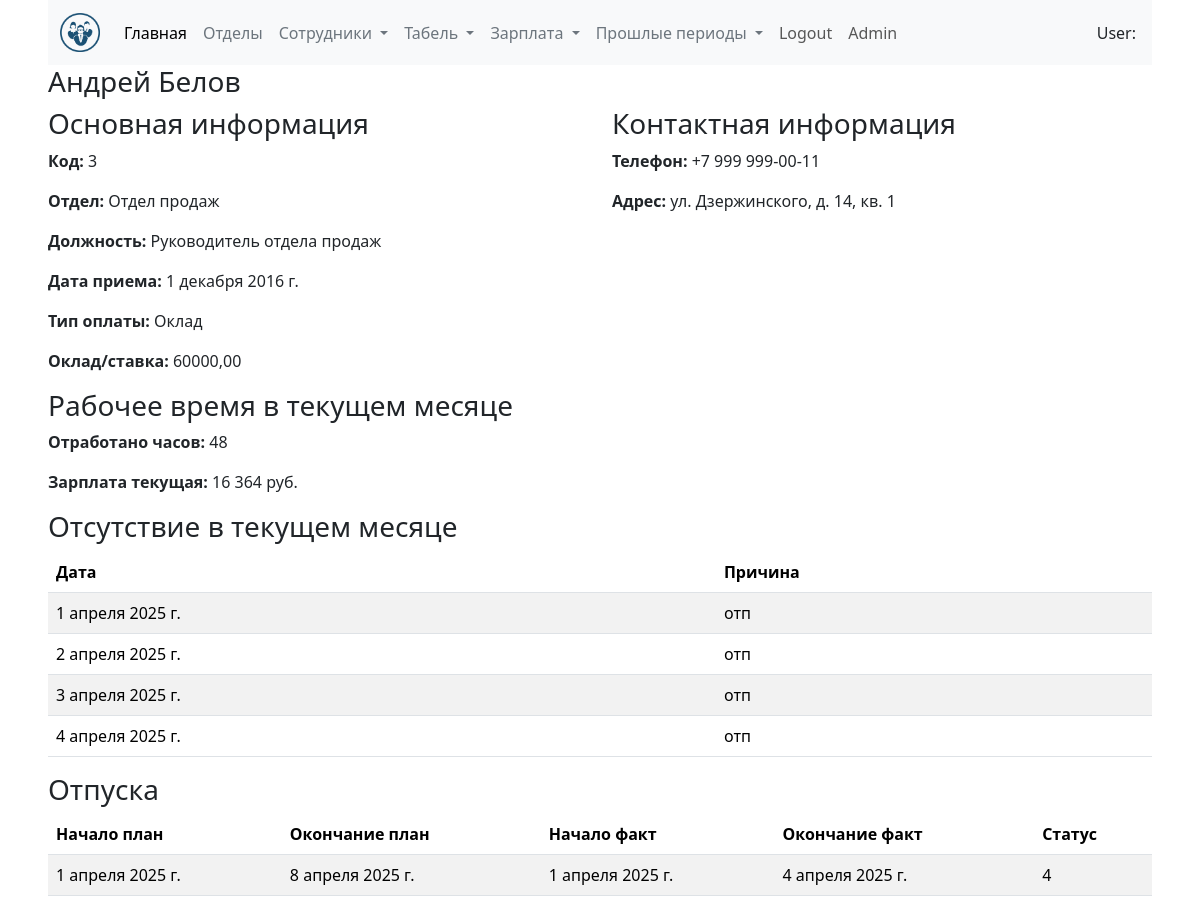
Page /employees/3/ on the committed database.
### hr_data/models.py (models this page shows, shortened)
class Employee(models.Model):
    code = models.CharField(max_length=20, unique=True, verbose_name="Код сотрудника")
    first_name = models.CharField(max_length=50, verbose_name="Имя")
    middle_name = models.CharField(
        max_length=50, blank=True, null=True, verbose_name="Отчество"
    )
    last_name = models.CharField(max_length=50, verbose_name="Фамилия")
    thumb = models.ImageField(blank=True, null=True)
    gender = models.CharField(
        max_length=10, choices=[("M", "Мужской"), ("F", "Женский")], verbose_name="Пол"
    )
    birthday = models.DateField(verbose_name="Дата рождения")
    place_of_birth = models.CharField(
        max_length=100, blank=True, verbose_name="Место рождения"
    )
    passport = models.CharField(
        max_length=50, blank=True, verbose_name="Паспортные данные"
    )
    address = models.CharField(max_length=255, verbose_name="Адрес проживания")
    provincial_address = models.CharField(
        max_length=255, blank=True, null=True, verbose_name="Домашний адрес"
    )
    phone = models.CharField(max_length=20, verbose_name="Телефон")
    citizenship = models.CharField(max_length=50, verbose_name="Гражданство")
    civil_status = models.CharField(
        max_length=20,
        choices=[
            ("single", "Холост/Не замужем"),
            ("married", "Женат/Замужем"),
            ("divorced", "Разведен(а)"),
        ],
        blank=True,
        null=True,
        verbose_name="Семейное положение",
    )
    department = models.ForeignKey(
        Department, on_delete=models.SET_NULL, null=True, verbose_name="Отдел"
    )
    profession = models.CharField(
        max_length=100, blank=True, null=True, verbose_name="Профессия"
    )
    position = models.CharField(max_length=100, verbose_name="Должность")
    hire_date = models.DateField(verbose_name="Дата приема на работу")
    contract_expiration = models.DateField(
        blank=True, null=True, verbose_name="Дата окончания контракта"
    )
    salary_type = models.CharField(
        max_length=10,
        choices=[
            ("M", "Месячный оклад"),
            ("H", "Часовая ставка"),
        ],
        verbose_name="Тип оплаты",
    )
    salary_rate = models.DecimalField(
        max_digits=10,
        decimal_places=2,
        blank=True,
        null=True,
        verbose_name="Оклад, руб /тарифная ставка, руб в час.",
    )
    remarks = models.TextField(blank=True, null=True, verbose_name="Примечание")
    created_date = models.DateTimeField(auto_now_add=True, verbose_name="Дата создания")
    updated_date = models.DateTimeField(auto_now=True, verbose_name="Дата обновления")
    class Meta:
        verbose_name = "Сотрудник"
        verbose_name_plural = "Сотрудники"

class Department(models.Model):
    code = models.CharField(max_length=20, unique=True, verbose_name="Код отдела")
    name = models.CharField(max_length=100, unique=True, verbose_name="Отдел")
    description = models.TextField(null=True, blank=True, default="Без описания")
    manager_job_title = models.CharField(
        max_length=30, verbose_name="Должность руководителя", null=True, blank=True
    )
    manager_last_name = models.CharField(max_length=30, verbose_name="Фамилия")
    manager_first_name = models.CharField(max_length=30, verbose_name="Имя")
    manager_middle_name = models.CharField(
        max_length=30, verbose_name="Отчество", null=True, blank=True
    )
    created_date = models.DateField(auto_now_add=True, verbose_name="Создан", null=True)
    updated_date = models.DateField(auto_now=True, verbose_name="Изменен", null=True)
    def __str__(self):
        return self.name
    class Meta:
        verbose_name = "Департамент"
        verbose_name_plural = "Департаменты"

class Vacation(models.Model):
    employee = models.ForeignKey(Employee, on_delete=models.CASCADE, verbose_name='Сотрудник')
    code=models.IntegerField(verbose_name='Код')
    planned_start_date = models.DateField('Плановый день начала отпуска')
    planned_end_date = models.DateField('Плановый день окончания отпуска')
    actual_start_date = models.DateField('Фактический день начала отпуска', null=True, blank=True)
    actual_end_date = models.DateField('Фактический день окончания отпуска', null=True, blank=True)
    planned_days=models.PositiveIntegerField(
        'Количество дней отпуска по плану', blank=True, null=True
    )
    remaining_days = models.IntegerField('Количество дней отпуска осталось', default=0)
    class Meta:
        verbose_name = 'Отпуск'
        verbose_name_plural = 'Отпуска'
        ordering = ['employee', 'planned_start_date']

### hr_cost/models.py (models this page shows, shortened)
class TimeSheetAbsence(models.Model):
    code = models.CharField(max_length=20, verbose_name="Код сотрудника")
    employee = models.CharField(max_length=150, verbose_name="Сотрудник")
    date = models.DateField(verbose_name="Дата")
    timesheet_data =models.CharField(max_length=20, verbose_name="Инфо")
    class Meta:
        verbose_name = "табель сотрудника"
        verbose_name_plural = "Табель отсутствия сотрудников"

### hr_data/views.py (the view)
# urls.py: path("employees/<int:pk>/", employee_detail, name="employee_detail"),
def employee_detail(request, pk):
    employee = Employee.objects.get(pk=pk)
    total_hours = WorkTime.objects.filter(code=employee.code).aggregate(
        summa=Sum("hours_worked")
    )
    total_hours = total_hours["summa"]
    current_salary = Salary.objects.filter(code=employee.code).aggregate(
        summa=Sum("salary")
    )
    current_salary = current_salary["summa"]
    abcences = TimeSheetAbsence.objects.filter(code=employee.code)
    vacations = Vacation.objects.filter(code=employee.code)
    return render(
        request,
        "hr_data/employee_detail.html",
        {
            "employee": employee,
            "abcences": abcences,
            "vacations": vacations,
            "total_hours": total_hours,
            "current_salary": current_salary,
        },
    )

### hr_data/templates/hr_data/employee_detail.html (shortened to what this page needs)
{% extends 'base.html' %}
{% load static %}
{% load humanize %}
{% block content %}
<div class="mx-5">
    <h3>{{ employee.first_name }} {{ employee.last_name }}</h3>
<div class="row">
    <div class="col-md-6">
        <h3>Основная информация</h3>
        <p><strong>Код:</strong> {{ employee.code }}</p>
        <p><strong>Отдел:</strong> {{ employee.department }}</p>
        <p><strong>Должность:</strong> {{ employee.position }}</p>
        <p><strong>Дата приема:</strong> {{ employee.hire_date }}</p>
        <p><strong>Тип оплаты:</strong> {% if employee.salary_type == 'H'%} Часовая ставка{% else %}Оклад {% endif %} </p>
        <p><strong>Оклад/ставка:</strong> {{ employee.salary_rate }}</p>
    </div>
    <div class="col-md-6">
        <h3>Контактная информация</h3>
        <p><strong>Телефон:</strong> {{ employee.phone }}</p>
        <p><strong>Адрес:</strong> {{ employee.address }}</p>
    </div>
</div>
<h3>Рабочее время в текущем месяце</h3>
<p><strong>Отработано часов:</strong> {{total_hours}}</p>
<p><strong>Зарплата текущая:</strong> {{current_salary|floatformat:0|intcomma}} руб.</p>
<h3>Отсутствие в текущем месяце</h3>
<table class="table table-striped">
    <thead>
        <tr>
            <th>Дата</th>
            <th>Причина</th>
        </tr>
    </thead>
    <tbody>
        {% for time in abcences %}
        <tr>
            <td>{{ time.date }}</td>
            <td>{{ time.timesheet_data }}</td>
        </tr>
        {% endfor %}
    </tbody>
</table>
<h3>Отпуска</h3>
<table class="table table-striped">
    <thead>
        <tr>
            <th>Начало план</th>
            <th>Окончание план</th>
            <th>Начало факт</th>
            <th>Окончание факт</th>
            <th>Статус</th>
        </tr>
    </thead>
    <tbody>
        {% for vacation in vacations %}
        <tr>
            <td>{{ vacation.planned_start_date }}</td>
            <td>{{ vacation.planned_end_date }}</td>
            <td>{{ vacation.actual_start_date }}</td>
            <td>{{ vacation.actual_end_date }}</td>
            <td>{{ vacation.remaining_days }}</td>
        </tr>
        {% endfor %}
    </tbody>
</table>
</div>
{% endblock %}

### rows in the picture
Employee: first_name "Андрей", last_name "Белов", code "3", department "Отдел продаж", position "Руководитель отдела продаж", hire_date "1 декабря 2016 г.", salary_rate "60000,00", phone "+7 999 999-00-11", address "ул. Дзержинского, д. 14, кв. 1"
TimeSheetAbsence: date "1 апреля 2025 г.", timesheet_data "отп"
TimeSheetAbsence: date "2 апреля 2025 г.", timesheet_data "отп"
TimeSheetAbsence: date "3 апреля 2025 г.", timesheet_data "отп"
TimeSheetAbsence: date "4 апреля 2025 г.", timesheet_data "отп"
Vacation: planned_start_date "1 апреля 2025 г.", planned_end_date "8 апреля 2025 г.", actual_start_date "1 апреля 2025 г.", actual_end_date "4 апреля 2025 г.", remaining_days "4"

### other values in the picture
{{ total_hours }} "48"
{{ current_salary|floatformat:0|intcomma }} "16 364"
